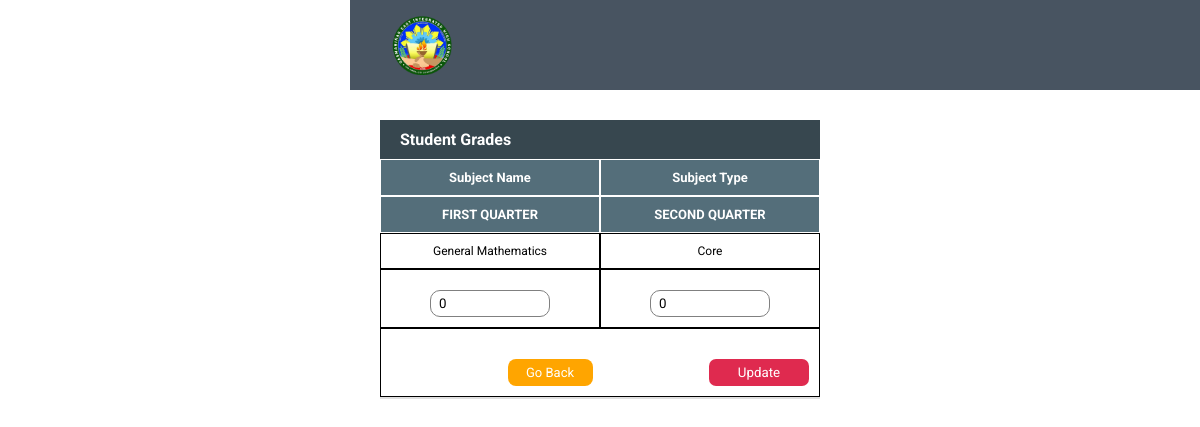
Page /Admin/updateGrades.php?esid=97 on the committed database.
### tables this page shows
CREATE TABLE IF NOT EXISTS `tbl_enrolledsubjects` (
`es_ID` int(30) NOT NULL,
  `stud_ID` int(30) NOT NULL,
  `stud_lrn` bigint(30) NOT NULL,
  `strands_ID` int(30) NOT NULL,
  `subject_name` varchar(255) NOT NULL,
  `subject_type` varchar(255) NOT NULL,
  `yearlevel` varchar(255) NOT NULL,
  `semester` varchar(255) NOT NULL,
  `first_grade` varchar(30) NOT NULL,
  `second_grade` varchar(30) NOT NULL
);

### Admin/updateGrades.php (the view, shortened to what this page needs)
<?php
include("../dbconnect.php");
$esid = $_GET['esid'];
$sql = mysqli_query($conn, "SELECT * FROM tbl_enrolledsubjects WHERE es_ID = '$esid'");
$rec = mysqli_fetch_assoc($sql);
?>
<!DOCTYPE html>
<html>
<head>
	<link rel="stylesheet" type="text/css" href="css/add.css">
	<link rel="stylesheet" type="text/css" href="css/table_design.css">
	<link rel="stylesheet" type="text/css" href="css/mediascreen.css">
</head>
<body>
	<?php
		include ('navbar.php')
	?>
	<div class="container">
		<div class="header">
			<h4>Student Grades</h4>
		</div>
		<div class="content">
			<form method="post">
				<table>
					<tr class="head">
						<td width="900px">Subject Name</td>
						<td width="500px">Subject Type</td>
						<td>FIRST QUARTER</td>
						<td>SECOND QUARTER</td>
					</tr>
					<tr class="content">
						<td><?php echo $rec['subject_name']; ?></td>
						<td><?php echo $rec['subject_type']; ?></td>
						<td>
							<input type="number" name="first_grade" value="<?php echo $rec['first_grade']; ?>">
						</td>
						<td>
							<input type="number" name="second_grade" value="<?php echo $rec['second_grade']; ?>">
						</td>
					</tr>
					<tr class="btns">
						<td colspan="4">
							<button class="btn"><a href="studentgrades.php?sid=<?php echo $rec['stud_ID']; ?>">Go Back</a></button>
							<button class="btn1" name="update">Update</button>
						</td>
					</tr>
				</table>
			</form>
		</div>
	</div>
</body>
</html>

### Admin/css/add.css (style rules this page uses)
* { margin: 0; padding: 0; }
input[type='number'] { width: 200px; padding: 5px 8px; border-radius: 10px; }
button { text-decoration: none; padding: 5px 5px; width: 100px; }

### Admin/css/table_design.css (style rules this page uses)
* { margin: 0; padding: 0; font-family: sans-serif; }
.container { margin:120px 30px 0 30px; }
.header h4 { padding: 10px 20px; color: white; background-color:#37474f; }
table td { padding: 10px 10px; }
form .head { font-weight: bold; font-size: 13px; color: white; background-color:#546e7a; }
.head td { padding: 10px 10px; }
form .content { font-size: 12px; }
table { border-bottom: 2px solid #e0e0e0;; width: 100%; border-collapse: collapse; }
td a { padding: 2px -2px; }
.btn1 { background-color: white; color:white; }

### Admin/css/mediascreen.css (style rules this page uses)
@media (max-width:1300px) { tr { display: flex; flex-wrap: wrap; width: 100%; } }
@media (max-width:1300px) { td { display: block; width: 50%; text-align: center; } }
@media (max-width:1300px) { td[colspan] { width: 100%; } }
@media (max-width:1300px) { table { display: block; width: 100%; } }
@media (max-width:1300px) { td { border: solid 1px; } }
@media (max-width:1300px) { body { width: 500px; margin: auto; } }
@media (max-width:1300px) { * { box-sizing: border-box; } }

### Admin/css/styles.css (style rules this page uses)
* { margin: 0; padding: 0; text-decoration: none; font-family: "Roboto", sans-serif; }

### Admin/updateGrades.php (style rules this page uses)
input[type = 'number'] { margin-top:10px; border: 1px solid gray; width: 120px; }
.btn1 { float:right; margin-top:20px; color: white; border-radius: 7px; background: crimson; border: 1px solid transparent; opacity: .9; }
.btn { margin-top:20px; background: none; border: 1px solid transparent; border-radius: 8px; background: orange; width: 85px; }
.btn a { color: white; font-size: 13px; }

### rows in the picture
tbl_enrolledsubjects: subject_name "General Mathematics", subject_type "Core", first_grade "0", second_grade "0"
